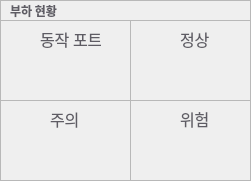
   <widget class="QFrame" name="loadStatusFrame">
    <property name="geometry">
     <rect>
      <x>30</x>
      <y>140</y>
      <width>251</width>
      <height>181</height>
     </rect>
    </property>
    <property name="frameShape">
     <enum>QFrame::Shape::StyledPanel</enum>
    </property>
    <property name="frameShadow">
     <enum>QFrame::Shadow::Raised</enum>
    </property>
    <widget class="QLabel" name="loadStatusText">
     <property name="geometry">
      <rect>
       <x>10</x>
       <y>0</y>
       <width>66</width>
       <height>21</height>
      </rect>
     </property>
     <property name="font">
      <font>
       <family>Cantarell Extra Bold</family>
       <pointsize>9</pointsize>
       <bold>true</bold>
      </font>
     </property>
     <property name="styleSheet">
      <string notr="true">color:rgb(94, 92, 100);</string>
     </property>
     <property name="text">
      <string>부하 현황</string>
     </property>
    </widget>
    <widget class="QFrame" name="loadStatusTotalFrame">
     <property name="geometry">
      <rect>
       <x>0</x>
       <y>20</y>
       <width>131</width>
       <height>81</height>
      </rect>
     </property>
     <property name="frameShape">
      <enum>QFrame::Shape::StyledPanel</enum>
     </property>
     <property name="frameShadow">
      <enum>QFrame::Shadow::Raised</enum>
     </property>
     <widget class="QLabel" name="loadStatusTotalTextFrame">
      <property name="geometry">
       <rect>
        <x>40</x>
        <y>10</y>
        <width>61</width>
        <height>18</height>
       </rect>
      </property>
      <property name="font">
       <font>
        <family>Cantarell Extra Bold</family>
        <pointsize>12</pointsize>
        <bold>false</bold>
       </font>
      </property>
      <property name="styleSheet">
       <string notr="true">color:rgb(94, 92, 100);</string>
      </property>
      <property name="text">
       <string>동작 포트</string>
      </property>
     </widget>
     <widget class="QLabel" name="loadTotalText">
      <property name="geometry">
       <rect>
        <x>50</x>
        <y>40</y>
        <width>41</width>
        <height>18</height>
       </rect>
      </property>
      <property name="font">
       <font>
        <family>Cantarell</family>
        <pointsize>16</pointsize>
       </font>
      </property>
      <property name="styleSheet">
       <string notr="true">color:rgb(94, 92, 100);</string>
      </property>
      <property name="text">
       <string/>
      </property>
     </widget>
    </widget>
    <widget class="QFrame" name="loadStatusNormalFrame">
     <property name="geometry">
      <rect>
       <x>130</x>
       <y>20</y>
       <width>121</width>
       <height>81</height>
      </rect>
     </property>
     <property name="frameShape">
      <enum>QFrame::Shape::StyledPanel</enum>
     </property>
     <property name="frameShadow">
      <enum>QFrame::Shadow::Raised</enum>
     </property>
     <widget class="QLabel" name="loadStatusNormalTextFrame">
      <property name="geometry">
       <rect>
        <x>50</x>
        <y>10</y>
        <width>41</width>
        <height>18</height>
       </rect>
      </property>
      <property name="font">
       <font>
        <family>Cantarell Extra Bold</family>
        <pointsize>12</pointsize>
        <bold>false</bold>
       </font>
      </property>
      <property name="styleSheet">
       <string notr="true">color:rgb(94, 92, 100);</string>
      </property>
      <property name="text">
       <string>정상</string>
      </property>
     </widget>
     <widget class="QLabel" name="loadNormalText">
      <property name="geometry">
       <rect>
        <x>50</x>
        <y>40</y>
        <width>41</width>
        <height>18</height>
       </rect>
      </property>
      <property name="font">
       <font>
        <family>Cantarell</family>
        <pointsize>16</pointsize>
       </font>
      </property>
      <property name="styleSheet">
       <string notr="true">color:rgb(94, 92, 100);</string>
      </property>
      <property name="text">
       <string/>
      </property>
     </widget>
    </widget>
    <widget class="QFrame" name="loadStatusWarningFrame">
     <property name="geometry">
      <rect>
       <x>0</x>
       <y>100</y>
       <width>131</width>
       <height>81</height>
      </rect>
     </property>
     <property name="frameShape">
      <enum>QFrame::Shape::StyledPanel</enum>
     </property>
     <property name="frameShadow">
      <enum>QFrame::Shadow::Raised</enum>
     </property>
     <widget class="QLabel" name="loadStatusWarningTextFrame">
      <property name="geometry">
       <rect>
        <x>50</x>
        <y>10</y>
        <width>41</width>
        <height>18</height>
       </rect>
      </property>
      <property name="font">
       <font>
        <family>Cantarell Extra Bold</family>
        <pointsize>12</pointsize>
        <bold>false</bold>
       </font>
      </property>
      <property name="styleSheet">
       <string notr="true">color:rgb(94, 92, 100);</string>
      </property>
      <property name="text">
       <string>주의</string>
      </property>
     </widget>
     <widget class="QLabel" name="loadWarningText">
      <property name="geometry">
       <rect>
        <x>50</x>
        <y>40</y>
        <width>41</width>
        <height>18</height>
       </rect>
      </property>
      <property name="font">
       <font>
        <family>Cantarell</family>
        <pointsize>16</pointsize>
       </font>
      </property>
      <property name="styleSheet">
       <string notr="true">color:rgb(94, 92, 100);</string>
      </property>
      <property name="text">
       <string/>
      </property>
     </widget>
    </widget>
    <widget class="QFrame" name="loadStatusDangerFrame">
     <property name="geometry">
      <rect>
       <x>130</x>
       <y>100</y>
       <width>121</width>
       <height>81</height>
      </rect>
     </property>
     <property name="frameShape">
      <enum>QFrame::Shape::StyledPanel</enum>
     </property>
     <property name="frameShadow">
      <enum>QFrame::Shadow::Raised</enum>
     </property>
     <widget class="QLabel" name="loadStatusDangerTextFrame">
      <property name="geometry">
       <rect>
        <x>50</x>
        <y>10</y>
        <width>41</width>
        <height>18</height>
       </rect>
      </property>
      <property name="font">
       <font>
        <family>Cantarell Extra Bold</family>
        <pointsize>12</pointsize>
        <bold>false</bold>
       </font>
      </property>
      <property name="styleSheet">
       <string notr="true">color:rgb(94, 92, 100);</string>
      </property>
      <property name="text">
       <string>위험</string>
      </property>
     </widget>
     <widget class="QLabel" name="loadDangerText">
      <property name="geometry">
       <rect>
        <x>50</x>
        <y>40</y>
        <width>41</width>
        <height>18</height>
       </rect>
      </property>
      <property name="font">
       <font>
        <family>Cantarell</family>
        <pointsize>16</pointsize>
       </font>
      </property>
      <property name="styleSheet">
       <string notr="true">color:rgb(94, 92, 100);</string>
      </property>
      <property name="text">
       <string/>
      </property>
     </widget>
    </widget>
   </widget>
